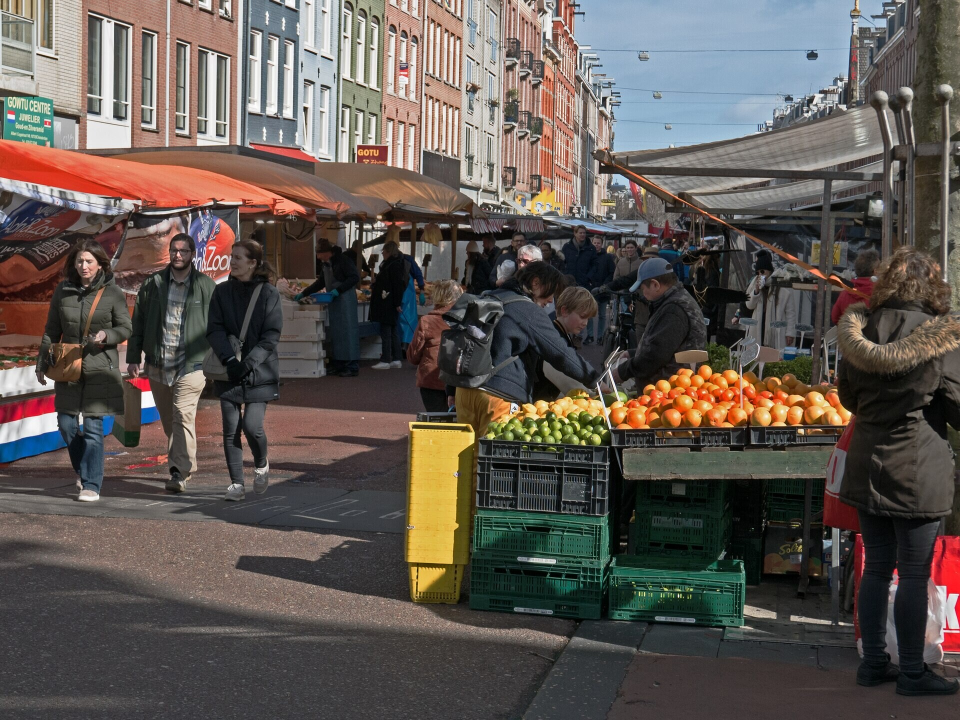
#> input picture survey/sources/amsterdam-market.jpg, 1920 x 1440 px (shown at 1/2 size); its folder holds only this picture in this run
$ python -i evaluation.py   (imports and definitions only)
#> lines starting #> are read from the running program, lines starting #| are printed output that depends on the picture
"""Deterministic visual proxy metrics for reconstruction comparisons."""

from __future__ import annotations

import json
import math
from dataclasses import asdict, dataclass
from pathlib import Path
from typing import Any, Literal

from PIL import Image, ImageFilter

from llmpeg.artifact import Artifact, ArtifactError, FidelityProfile, source_digest
from llmpeg.encoder import DEFAULT_MAX_IMAGE_PIXELS


@dataclass(frozen=True)
class Metrics:
    """Bounded similarity and distance metrics."""

    aspect_similarity: float
    dhash_similarity: float
    histogram_similarity: float
    edge_similarity: float
    palette_distance: float
    layout_score: float
    visual_proxy_score: float
    critical_text_recall: float | None


@dataclass(frozen=True)
class Evaluation:
    """Metric values plus a transparent profile decision."""

    profile: FidelityProfile
    status: Literal["pass", "fail", "incomplete"]
    metrics: Metrics
    checks: dict[str, bool | None]

    # [5 lines left out: function to_dict, not called in this run]

    def to_json(self) -> str:
        """Return stable pretty JSON with a trailing newline."""
        return json.dumps(self.to_dict(), indent=2, sort_keys=True) + "\n"


THRESHOLDS: dict[FidelityProfile, dict[str, float]] = {
    FidelityProfile.GIST: {"visual_proxy_score": 0.45, "palette_distance": 0.30},
    FidelityProfile.BALANCED: {
        "visual_proxy_score": 0.55,
        "layout_score": 0.55,
        "palette_distance": 0.22,
    },
    FidelityProfile.DETAILED: {
        "visual_proxy_score": 0.62,
        "layout_score": 0.65,
        "palette_distance": 0.18,
        "critical_text_recall": 0.90,
    },
}


# [90 lines left out: functions evaluate_images, evaluate_with_artifact, _aspect_similarity, _load_rgb, _dhash, not called in this run]


def _dhash_similarity(left: Image.Image, right: Image.Image) -> float:
    difference = sum(a != b for a, b in zip(_dhash(left), _dhash(right), strict=True))
    return 1.0 - difference / 64.0


# [6 lines left out: function _histogram_similarity, not called in this run]


def _edge_density(image: Image.Image) -> float:
    edge = image.convert("L").resize((128, 128)).filter(ImageFilter.FIND_EDGES)
    # "L" mode is one byte per pixel, so tobytes() yields the pixel values directly.
    count = sum(1 for value in edge.tobytes() if value >= 32)
    return count / (128 * 128)


def _edge_similarity(left: Image.Image, right: Image.Image) -> float:
    difference = abs(_edge_density(left) - _edge_density(right))
    return _bounded(1.0 - difference)


# [41 lines left out: functions _dominant_colors, _palette_distance, _critical_text_recall, not called in this run]


def _bounded(value: float) -> float:
    return round(max(0.0, min(1.0, value)), 6)

>>> from PIL import Image
>>> picture = Image.open('../../survey/sources/amsterdam-market.jpg')
#> picture is the input picture: PIL image 1920x1440 RGB; mean R, G, B 95.3, 87.3, 81.7
>>> result = _edge_density(picture)
#> in _edge_density, `edge = image.convert("L").resize((128, 128)).filter(ImageFilter.FIND_E..`:
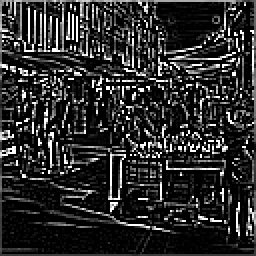
#> edge: PIL image 128x128 L (shown 2 times larger); min 0, max 255, mean 43.9
#> in _edge_density, `count = sum(1 for value in edge.tobytes() if value >= 32)`: count = 5385
#> result = 0.329

$ run again, on survey/sources/astronaut-crew.jpg
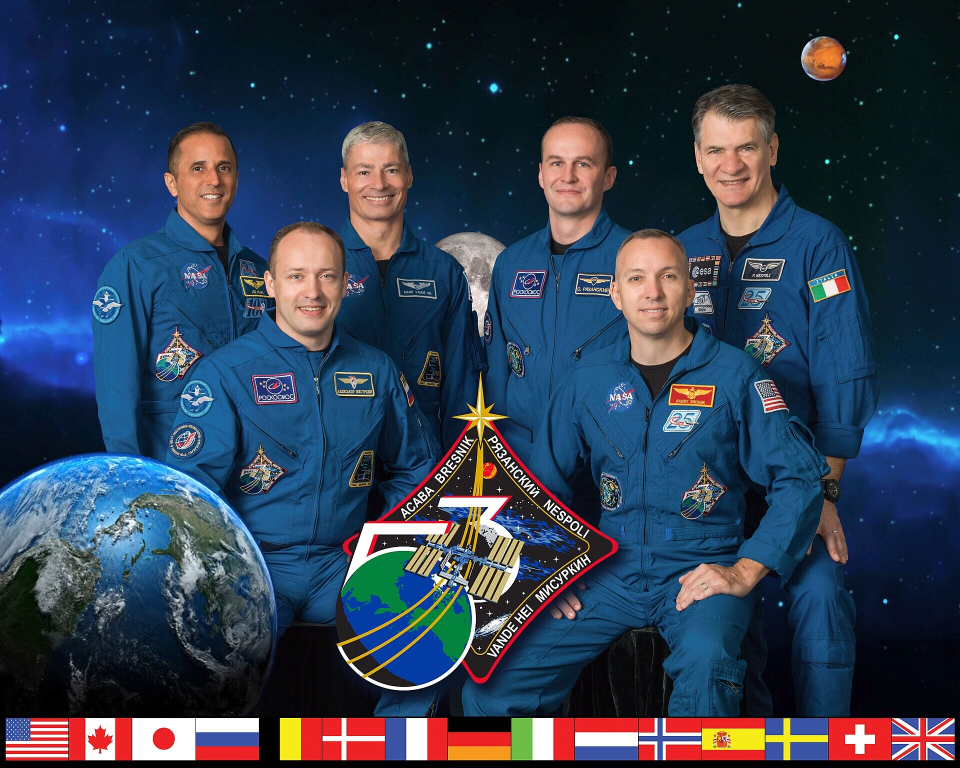
#> input picture survey/sources/astronaut-crew.jpg, 1920 x 1536 px (shown at 1/2 size)
#> picture is the input picture: PIL image 1920x1536 RGB; mean R, G, B 46.9, 61.1, 81.3
#> in _edge_density, `edge = image.convert("L").resize((128, 128)).filter(ImageFilter.FIND_E..`:
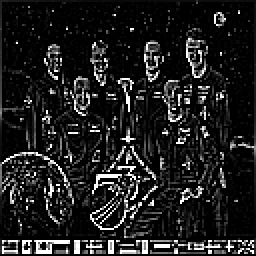
#> edge: PIL image 128x128 L (shown 2 times larger); min 0, max 255, mean 31
#> count = 3766
#> result = 0.23

$ run again, on survey/sources/cat-monochrome.jpg
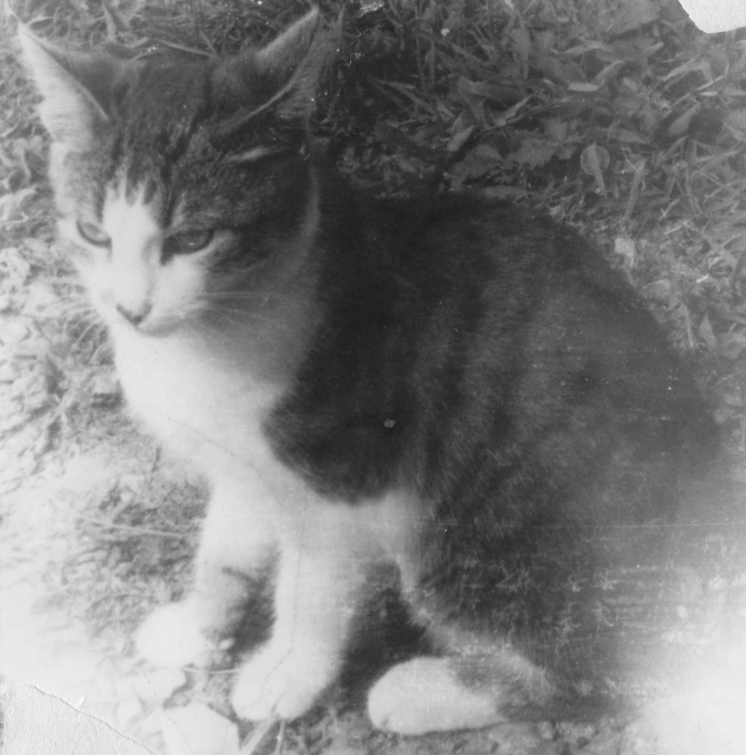
#> input picture survey/sources/cat-monochrome.jpg, 1491 x 1510 px (shown at 1/2 size)
#> picture is the input picture: PIL image 1491x1510 RGB; min 2, max 255, mean 124.9
#> in _edge_density, `edge = image.convert("L").resize((128, 128)).filter(ImageFilter.FIND_E..`:
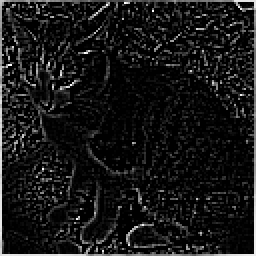
#> edge: PIL image 128x128 L (shown 2 times larger); min 0, max 255, mean 22.7
#> count = 3708
#> result = 0.226
